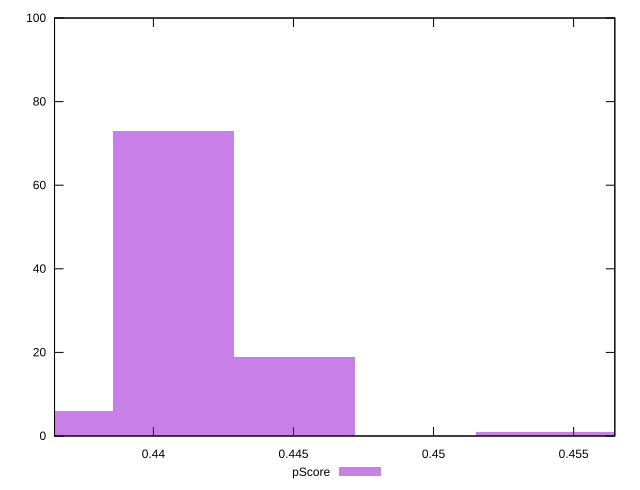

Generate this figure with gnuplot:
reset

$pScore <<EOF
0.43640394245217873 6
0.44072477356556666 73
0.44504560467895454 19
0.45368726690573036 1
0.4580080980191183 1
EOF

set key outside below
set boxwidth 0.004320831113387908
set xrange [0.4364705882352941:0.45647058823529413]
set yrange [0:100]
set trange [0:100]
set style fill transparent solid 0.5 noborder
set terminal svg size 640, 490 enhanced background rgb 'white'
set output "reports/report_00031_2021-02-24T23-18-18.084Z/uses-http2/samples/agenda/pScore/histogram.svg"

plot $pScore title "pScore" with boxes

reset
